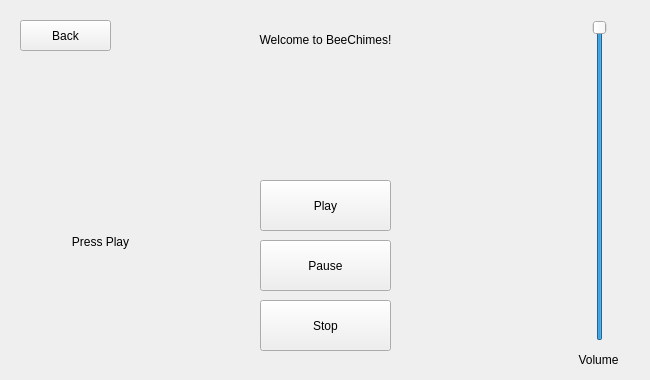
<?xml version="1.0" encoding="UTF-8"?>
<ui version="4.0">
 <class>BeeChimes</class>
 <widget class="QWidget" name="BeeChimes">
  <property name="geometry">
   <rect>
    <x>0</x>
    <y>0</y>
    <width>650</width>
    <height>380</height>
   </rect>
  </property>
  <property name="windowTitle">
   <string>Form</string>
  </property>
  <widget class="QPushButton" name="pb_play">
   <property name="geometry">
    <rect>
     <x>260</x>
     <y>180</y>
     <width>131</width>
     <height>51</height>
    </rect>
   </property>
   <property name="text">
    <string>Play</string>
   </property>
  </widget>
  <widget class="QPushButton" name="pb_pause">
   <property name="geometry">
    <rect>
     <x>260</x>
     <y>240</y>
     <width>131</width>
     <height>51</height>
    </rect>
   </property>
   <property name="text">
    <string>Pause</string>
   </property>
  </widget>
  <widget class="QPushButton" name="pb_stop">
   <property name="geometry">
    <rect>
     <x>260</x>
     <y>300</y>
     <width>131</width>
     <height>51</height>
    </rect>
   </property>
   <property name="text">
    <string>Stop</string>
   </property>
  </widget>
  <widget class="QSlider" name="vs_volume">
   <property name="geometry">
    <rect>
     <x>590</x>
     <y>20</y>
     <width>20</width>
     <height>321</height>
    </rect>
   </property>
   <property name="maximum">
    <number>100</number>
   </property>
   <property name="sliderPosition">
    <number>100</number>
   </property>
   <property name="orientation">
    <enum>Qt::Vertical</enum>
   </property>
  </widget>
  <widget class="QLabel" name="l_status">
   <property name="geometry">
    <rect>
     <x>30</x>
     <y>116</y>
     <width>141</width>
     <height>251</height>
    </rect>
   </property>
   <property name="text">
    <string>Press Play</string>
   </property>
   <property name="alignment">
    <set>Qt::AlignCenter</set>
   </property>
   <property name="wordWrap">
    <bool>true</bool>
   </property>
  </widget>
  <widget class="QLabel" name="l_volume">
   <property name="geometry">
    <rect>
     <x>563</x>
     <y>350</y>
     <width>71</width>
     <height>20</height>
    </rect>
   </property>
   <property name="text">
    <string>Volume</string>
   </property>
   <property name="alignment">
    <set>Qt::AlignCenter</set>
   </property>
  </widget>
  <widget class="QLabel" name="l_title">
   <property name="geometry">
    <rect>
     <x>190</x>
     <y>30</y>
     <width>271</width>
     <height>20</height>
    </rect>
   </property>
   <property name="text">
    <string>Welcome to BeeChimes!</string>
   </property>
   <property name="alignment">
    <set>Qt::AlignCenter</set>
   </property>
   <property name="wordWrap">
    <bool>true</bool>
   </property>
  </widget>
  <widget class="QPushButton" name="pb_back">
   <property name="geometry">
    <rect>
     <x>20</x>
     <y>20</y>
     <width>91</width>
     <height>31</height>
    </rect>
   </property>
   <property name="text">
    <string>Back</string>
   </property>
  </widget>
 </widget>
 <resources/>
 <connections/>
</ui>
